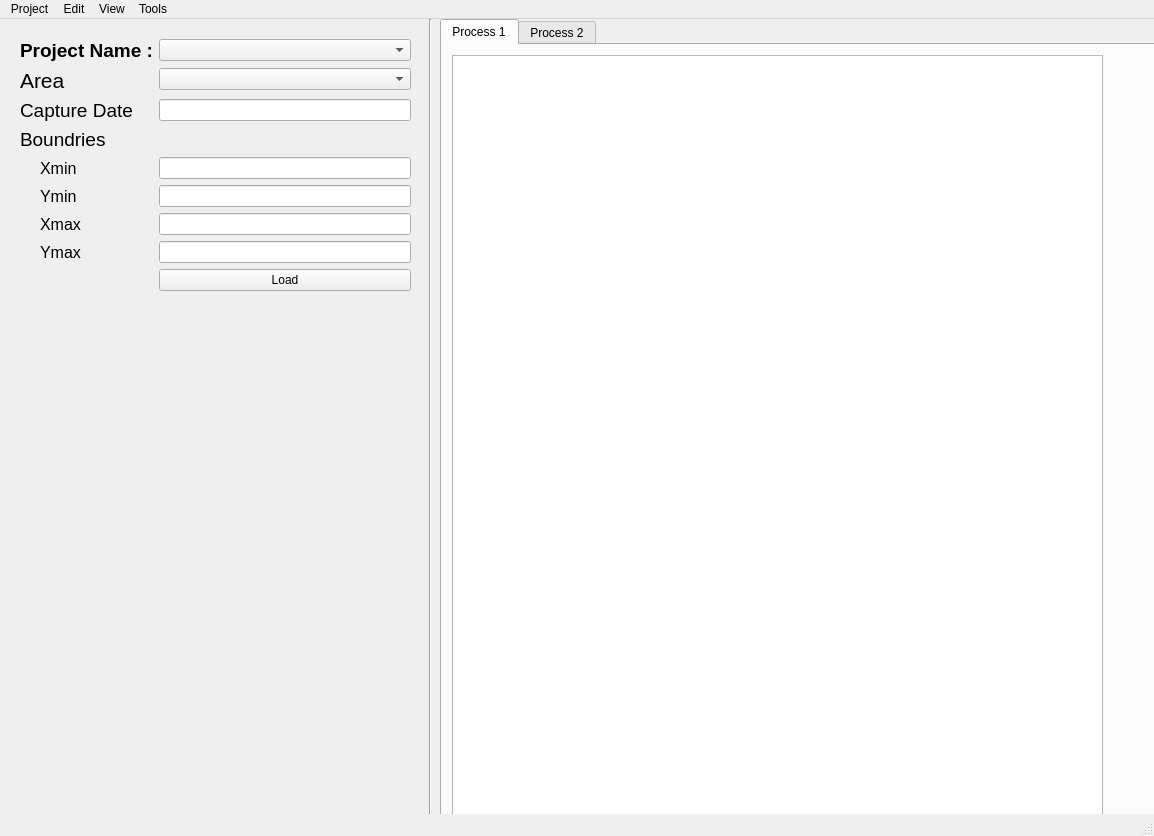
<?xml version="1.0" encoding="UTF-8"?>
<ui version="4.0">
 <class>MainWindow</class>
 <widget class="QMainWindow" name="MainWindow">
  <property name="geometry">
   <rect>
    <x>0</x>
    <y>0</y>
    <width>1154</width>
    <height>836</height>
   </rect>
  </property>
  <property name="windowTitle">
   <string>MainWindow</string>
  </property>
  <widget class="QWidget" name="centralwidget">
   <widget class="QTabWidget" name="tabWidget">
    <property name="geometry">
     <rect>
      <x>440</x>
      <y>0</y>
      <width>881</width>
      <height>851</height>
     </rect>
    </property>
    <property name="currentIndex">
     <number>0</number>
    </property>
    <widget class="QWidget" name="tab">
     <attribute name="title">
      <string>Process 1</string>
     </attribute>
     <widget class="QTableView" name="tableView_2">
      <property name="geometry">
       <rect>
        <x>10</x>
        <y>10</y>
        <width>651</width>
        <height>811</height>
       </rect>
      </property>
     </widget>
    </widget>
    <widget class="QWidget" name="tab_2">
     <attribute name="title">
      <string>Process 2</string>
     </attribute>
     <widget class="QTableView" name="tableView">
      <property name="geometry">
       <rect>
        <x>10</x>
        <y>10</y>
        <width>651</width>
        <height>811</height>
       </rect>
      </property>
     </widget>
    </widget>
   </widget>
   <widget class="Line" name="line">
    <property name="geometry">
     <rect>
      <x>420</x>
      <y>0</y>
      <width>20</width>
      <height>851</height>
     </rect>
    </property>
    <property name="orientation">
     <enum>Qt::Vertical</enum>
    </property>
   </widget>
   <widget class="QWidget" name="formLayoutWidget">
    <property name="geometry">
     <rect>
      <x>10</x>
      <y>10</y>
      <width>411</width>
      <height>831</height>
     </rect>
    </property>
    <layout class="QFormLayout" name="formLayout">
     <property name="leftMargin">
      <number>10</number>
     </property>
     <property name="topMargin">
      <number>10</number>
     </property>
     <property name="rightMargin">
      <number>10</number>
     </property>
     <property name="bottomMargin">
      <number>10</number>
     </property>
     <item row="0" column="0">
      <widget class="QLabel" name="projectNameLabel">
       <property name="font">
        <font>
         <pointsize>14</pointsize>
         <weight>75</weight>
         <bold>true</bold>
        </font>
       </property>
       <property name="text">
        <string>Project Name :</string>
       </property>
      </widget>
     </item>
     <item row="0" column="1">
      <widget class="QComboBox" name="comboBox"/>
     </item>
     <item row="1" column="0">
      <widget class="QLabel" name="areaLabel">
       <property name="font">
        <font>
         <pointsize>16</pointsize>
        </font>
       </property>
       <property name="text">
        <string>Area</string>
       </property>
      </widget>
     </item>
     <item row="1" column="1">
      <widget class="QComboBox" name="comboBox_2"/>
     </item>
     <item row="3" column="0">
      <widget class="QLabel" name="label">
       <property name="font">
        <font>
         <pointsize>14</pointsize>
        </font>
       </property>
       <property name="text">
        <string>Boundries</string>
       </property>
      </widget>
     </item>
     <item row="4" column="0">
      <widget class="QLabel" name="xminLabel">
       <property name="font">
        <font>
         <pointsize>12</pointsize>
        </font>
       </property>
       <property name="text">
        <string>Xmin</string>
       </property>
       <property name="indent">
        <number>20</number>
       </property>
      </widget>
     </item>
     <item row="4" column="1">
      <widget class="QLineEdit" name="xminLineEdit"/>
     </item>
     <item row="5" column="0">
      <widget class="QLabel" name="yminLabel">
       <property name="font">
        <font>
         <pointsize>12</pointsize>
        </font>
       </property>
       <property name="text">
        <string>Ymin</string>
       </property>
       <property name="indent">
        <number>20</number>
       </property>
      </widget>
     </item>
     <item row="5" column="1">
      <widget class="QLineEdit" name="yminLineEdit"/>
     </item>
     <item row="6" column="0">
      <widget class="QLabel" name="xmaxLabel">
       <property name="font">
        <font>
         <pointsize>12</pointsize>
        </font>
       </property>
       <property name="text">
        <string>Xmax</string>
       </property>
       <property name="indent">
        <number>20</number>
       </property>
      </widget>
     </item>
     <item row="6" column="1">
      <widget class="QLineEdit" name="xmaxLineEdit"/>
     </item>
     <item row="7" column="0">
      <widget class="QLabel" name="ymaxLabel">
       <property name="font">
        <font>
         <pointsize>12</pointsize>
        </font>
       </property>
       <property name="text">
        <string>Ymax</string>
       </property>
       <property name="indent">
        <number>20</number>
       </property>
      </widget>
     </item>
     <item row="7" column="1">
      <widget class="QLineEdit" name="ymaxLineEdit"/>
     </item>
     <item row="8" column="1">
      <widget class="QPushButton" name="pushButton">
       <property name="text">
        <string>Load</string>
       </property>
      </widget>
     </item>
     <item row="2" column="0">
      <widget class="QLabel" name="captureDateLabel">
       <property name="font">
        <font>
         <pointsize>14</pointsize>
        </font>
       </property>
       <property name="text">
        <string>Capture Date</string>
       </property>
      </widget>
     </item>
     <item row="2" column="1">
      <widget class="QLineEdit" name="captureDateLineEdit"/>
     </item>
    </layout>
   </widget>
  </widget>
  <widget class="QMenuBar" name="menubar">
   <property name="geometry">
    <rect>
     <x>0</x>
     <y>0</y>
     <width>1154</width>
     <height>21</height>
    </rect>
   </property>
   <widget class="QMenu" name="menuFile">
    <property name="title">
     <string>Project</string>
    </property>
    <addaction name="actionLoad_Project"/>
    <addaction name="actionLoad_Project_2"/>
   </widget>
   <widget class="QMenu" name="menuEdit">
    <property name="title">
     <string>Edit</string>
    </property>
    <addaction name="actionProject_Meta_Data"/>
   </widget>
   <widget class="QMenu" name="menuView">
    <property name="title">
     <string>View</string>
    </property>
   </widget>
   <widget class="QMenu" name="menuTools">
    <property name="title">
     <string>Tools</string>
    </property>
   </widget>
   <addaction name="menuFile"/>
   <addaction name="menuEdit"/>
   <addaction name="menuView"/>
   <addaction name="menuTools"/>
  </widget>
  <widget class="QStatusBar" name="statusbar"/>
  <action name="actionLoad_Project">
   <property name="text">
    <string>New Project</string>
   </property>
  </action>
  <action name="actionLoad_Project_2">
   <property name="text">
    <string>Load Project</string>
   </property>
  </action>
  <action name="actionProject_Meta_Data">
   <property name="text">
    <string>Project Meta Data</string>
   </property>
  </action>
 </widget>
 <resources/>
 <connections/>
</ui>
